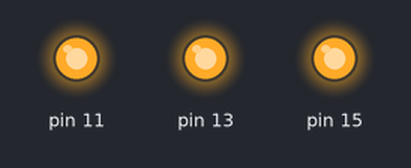
A program run on a simulated Raspberry Pi (header pin numbers). On the bench: output pins drawn as LEDs (lit = HIGH).

Above: at 1.0 s.
At 3.0 s:
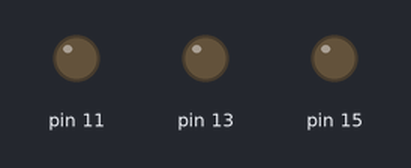
Timing chart, 0 to 5.2 s (numbered marks = the images above):
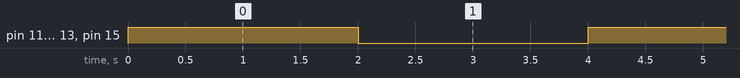

The program:

prac1_LED_mul_blink.py
```python
import time
import RPi.GPIO as GPIO
GPIO.setmode(GPIO.BOARD)
GPIO.setup(11,GPIO.OUT)
GPIO.setup(13,GPIO.OUT)
GPIO.setup(15,GPIO.OUT)
while(1):
    GPIO.output(11,1)
    GPIO.output(13,1)
    GPIO.output(15,1)
    time.sleep(2)
    GPIO.output(11,0)
    GPIO.output(13,0)
    GPIO.output(15,0)
    time.sleep(2)
```

Measured:
- by itself, pin 11, pin 13, pin 15: alternates HIGH for 2.0 s and LOW for 2.0 s
